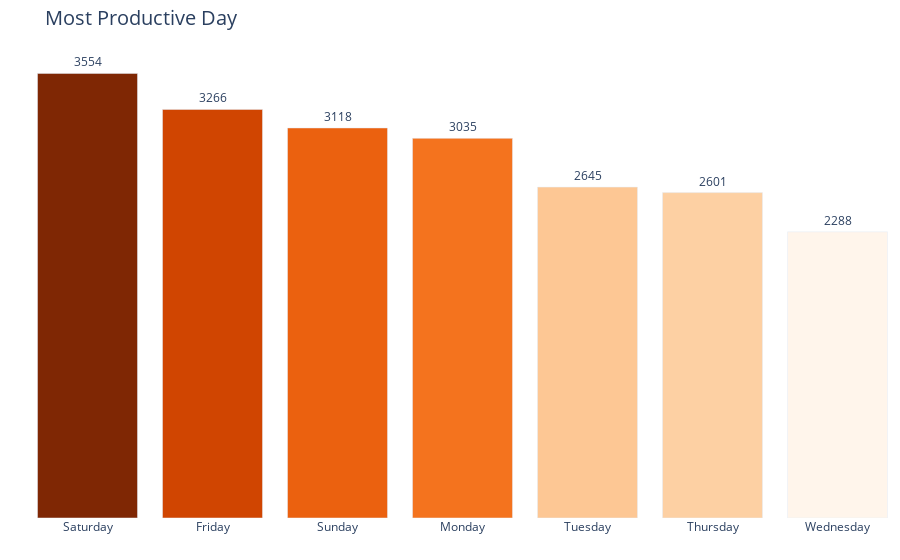

The cell this chart's notebook holds for it:
### Markdown cell above
#### Best performance by day

### Code cell
mpd = data.groupby('Day')['Items'].count().sort_values(ascending=False)
fig = px.bar(mpd, title='Most Productive Day', color=mpd, color_continuous_scale=px.colors.sequential.Oranges)
fig.update_layout(margin=dict(t=50, b=0, l=0, r=0), titlefont=dict(size=20), xaxis_tickangle=0, plot_bgcolor='white', coloraxis_showscale=False)
fig.update_yaxes(showticklabels=False, title=' ')
fig.update_xaxes(title=' ')
fig.update_traces(texttemplate='%{y}', textposition='outside', hovertemplate = '<b>%{x}</b><br>No. of Transactions: %{y}')
fig.show()

### Figure 1 — Plotly figure (JSON) as saved in the notebook; plotly's stock layout.template omitted (floating-point values rounded to 4 significant figures)
{"data": [{"alignmentgroup": "True", "hovertemplate": "<b>%{x}</b><br>No. of Transactions: %{y}", "legendgroup": "", "marker": {"color": [3554, 3266, 3118, 3035, 2645, 2601, 2288], "coloraxis": "coloraxis"}, "name": "", "offsetgroup": "", "orientation": "v", "showlegend": false, "textposition": "outside", "texttemplate": "%{y}", "type": "bar", "x": ["Saturday", "Friday", "Sunday", "Monday", "Tuesday", "Thursday", "Wednesday"], "xaxis": "x", "y": [3554, 3266, 3118, 3035, 2645, 2601, 2288], "yaxis": "y"}], "layout": {"barmode": "relative", "coloraxis": {"colorbar": {"title": {"text": "color"}}, "colorscale": [[0, "rgb(255,245,235)"], [0.125, "rgb(254,230,206)"], [0.25, "rgb(253,208,162)"], [0.375, "rgb(253,174,107)"], [0.5, "rgb(253,141,60)"], [0.625, "rgb(241,105,19)"], [0.75, "rgb(217,72,1)"], [0.875, "rgb(166,54,3)"], [1, "rgb(127,39,4)"]], "showscale": false}, "legend": {"tracegroupgap": 0}, "margin": {"b": 0, "l": 0, "r": 0, "t": 50}, "plot_bgcolor": "white", "title": {"font": {"size": 20}, "text": "Most Productive Day"}, "xaxis": {"anchor": "y", "domain": [0, 1], "tickangle": 0, "title": {"text": " "}}, "yaxis": {"anchor": "x", "domain": [0, 1], "showticklabels": false, "title": {"text": " "}}}}
